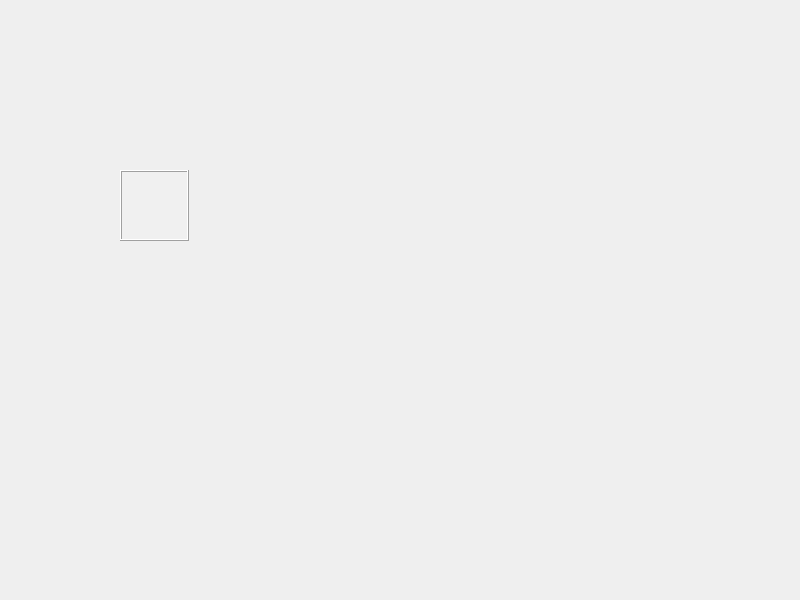
<?xml version="1.0" encoding="UTF-8"?>
<ui version="4.0">
 <class>Dialog</class>
 <widget class="QDialog" name="Dialog">
  <property name="geometry">
   <rect>
    <x>0</x>
    <y>0</y>
    <width>800</width>
    <height>600</height>
   </rect>
  </property>
  <property name="windowTitle">
   <string>键盘事件测试</string>
  </property>
  <widget class="QLabel" name="label">
   <property name="geometry">
    <rect>
     <x>120</x>
     <y>170</y>
     <width>69</width>
     <height>71</height>
    </rect>
   </property>
   <property name="palette">
    <palette>
     <active>
      <colorrole role="WindowText">
       <brush brushstyle="SolidPattern">
        <color alpha="255">
         <red>0</red>
         <green>0</green>
         <blue>0</blue>
        </color>
       </brush>
      </colorrole>
      <colorrole role="Button">
       <brush brushstyle="SolidPattern">
        <color alpha="255">
         <red>0</red>
         <green>85</green>
         <blue>255</blue>
        </color>
       </brush>
      </colorrole>
      <colorrole role="Light">
       <brush brushstyle="SolidPattern">
        <color alpha="255">
         <red>127</red>
         <green>170</green>
         <blue>255</blue>
        </color>
       </brush>
      </colorrole>
      <colorrole role="Midlight">
       <brush brushstyle="SolidPattern">
        <color alpha="255">
         <red>63</red>
         <green>127</green>
         <blue>255</blue>
        </color>
       </brush>
      </colorrole>
      <colorrole role="Dark">
       <brush brushstyle="SolidPattern">
        <color alpha="255">
         <red>0</red>
         <green>42</green>
         <blue>127</blue>
        </color>
       </brush>
      </colorrole>
      <colorrole role="Mid">
       <brush brushstyle="SolidPattern">
        <color alpha="255">
         <red>0</red>
         <green>57</green>
         <blue>170</blue>
        </color>
       </brush>
      </colorrole>
      <colorrole role="Text">
       <brush brushstyle="SolidPattern">
        <color alpha="255">
         <red>0</red>
         <green>0</green>
         <blue>0</blue>
        </color>
       </brush>
      </colorrole>
      <colorrole role="BrightText">
       <brush brushstyle="SolidPattern">
        <color alpha="255">
         <red>255</red>
         <green>255</green>
         <blue>255</blue>
        </color>
       </brush>
      </colorrole>
      <colorrole role="ButtonText">
       <brush brushstyle="SolidPattern">
        <color alpha="255">
         <red>0</red>
         <green>0</green>
         <blue>0</blue>
        </color>
       </brush>
      </colorrole>
      <colorrole role="Base">
       <brush brushstyle="SolidPattern">
        <color alpha="255">
         <red>255</red>
         <green>255</green>
         <blue>255</blue>
        </color>
       </brush>
      </colorrole>
      <colorrole role="Window">
       <brush brushstyle="SolidPattern">
        <color alpha="255">
         <red>0</red>
         <green>85</green>
         <blue>255</blue>
        </color>
       </brush>
      </colorrole>
      <colorrole role="Shadow">
       <brush brushstyle="SolidPattern">
        <color alpha="255">
         <red>0</red>
         <green>0</green>
         <blue>0</blue>
        </color>
       </brush>
      </colorrole>
      <colorrole role="AlternateBase">
       <brush brushstyle="SolidPattern">
        <color alpha="255">
         <red>127</red>
         <green>170</green>
         <blue>255</blue>
        </color>
       </brush>
      </colorrole>
      <colorrole role="ToolTipBase">
       <brush brushstyle="SolidPattern">
        <color alpha="255">
         <red>255</red>
         <green>255</green>
         <blue>220</blue>
        </color>
       </brush>
      </colorrole>
      <colorrole role="ToolTipText">
       <brush brushstyle="SolidPattern">
        <color alpha="255">
         <red>0</red>
         <green>0</green>
         <blue>0</blue>
        </color>
       </brush>
      </colorrole>
      <colorrole role="PlaceholderText">
       <brush brushstyle="SolidPattern">
        <color alpha="127">
         <red>0</red>
         <green>0</green>
         <blue>0</blue>
        </color>
       </brush>
      </colorrole>
     </active>
     <inactive>
      <colorrole role="WindowText">
       <brush brushstyle="SolidPattern">
        <color alpha="255">
         <red>0</red>
         <green>0</green>
         <blue>0</blue>
        </color>
       </brush>
      </colorrole>
      <colorrole role="Button">
       <brush brushstyle="SolidPattern">
        <color alpha="255">
         <red>240</red>
         <green>240</green>
         <blue>240</blue>
        </color>
       </brush>
      </colorrole>
      <colorrole role="Light">
       <brush brushstyle="SolidPattern">
        <color alpha="255">
         <red>255</red>
         <green>255</green>
         <blue>255</blue>
        </color>
       </brush>
      </colorrole>
      <colorrole role="Midlight">
       <brush brushstyle="SolidPattern">
        <color alpha="255">
         <red>227</red>
         <green>227</green>
         <blue>227</blue>
        </color>
       </brush>
      </colorrole>
      <colorrole role="Dark">
       <brush brushstyle="SolidPattern">
        <color alpha="255">
         <red>160</red>
         <green>160</green>
         <blue>160</blue>
        </color>
       </brush>
      </colorrole>
      <colorrole role="Mid">
       <brush brushstyle="SolidPattern">
        <color alpha="255">
         <red>160</red>
         <green>160</green>
         <blue>160</blue>
        </color>
       </brush>
      </colorrole>
      <colorrole role="Text">
       <brush brushstyle="SolidPattern">
        <color alpha="255">
         <red>0</red>
         <green>0</green>
         <blue>0</blue>
        </color>
       </brush>
      </colorrole>
      <colorrole role="BrightText">
       <brush brushstyle="SolidPattern">
        <color alpha="255">
         <red>255</red>
         <green>255</green>
         <blue>255</blue>
        </color>
       </brush>
      </colorrole>
      <colorrole role="ButtonText">
       <brush brushstyle="SolidPattern">
        <color alpha="255">
         <red>0</red>
         <green>0</green>
         <blue>0</blue>
        </color>
       </brush>
      </colorrole>
      <colorrole role="Base">
       <brush brushstyle="SolidPattern">
        <color alpha="255">
         <red>255</red>
         <green>255</green>
         <blue>255</blue>
        </color>
       </brush>
      </colorrole>
      <colorrole role="Window">
       <brush brushstyle="SolidPattern">
        <color alpha="255">
         <red>240</red>
         <green>240</green>
         <blue>240</blue>
        </color>
       </brush>
      </colorrole>
      <colorrole role="Shadow">
       <brush brushstyle="SolidPattern">
        <color alpha="255">
         <red>105</red>
         <green>105</green>
         <blue>105</blue>
        </color>
       </brush>
      </colorrole>
      <colorrole role="AlternateBase">
       <brush brushstyle="SolidPattern">
        <color alpha="255">
         <red>245</red>
         <green>245</green>
         <blue>245</blue>
        </color>
       </brush>
      </colorrole>
      <colorrole role="ToolTipBase">
       <brush brushstyle="SolidPattern">
        <color alpha="255">
         <red>255</red>
         <green>255</green>
         <blue>220</blue>
        </color>
       </brush>
      </colorrole>
      <colorrole role="ToolTipText">
       <brush brushstyle="SolidPattern">
        <color alpha="255">
         <red>0</red>
         <green>0</green>
         <blue>0</blue>
        </color>
       </brush>
      </colorrole>
      <colorrole role="PlaceholderText">
       <brush brushstyle="SolidPattern">
        <color alpha="128">
         <red>0</red>
         <green>0</green>
         <blue>0</blue>
        </color>
       </brush>
      </colorrole>
     </inactive>
     <disabled>
      <colorrole role="WindowText">
       <brush brushstyle="SolidPattern">
        <color alpha="255">
         <red>0</red>
         <green>42</green>
         <blue>127</blue>
        </color>
       </brush>
      </colorrole>
      <colorrole role="Button">
       <brush brushstyle="SolidPattern">
        <color alpha="255">
         <red>0</red>
         <green>85</green>
         <blue>255</blue>
        </color>
       </brush>
      </colorrole>
      <colorrole role="Light">
       <brush brushstyle="SolidPattern">
        <color alpha="255">
         <red>127</red>
         <green>170</green>
         <blue>255</blue>
        </color>
       </brush>
      </colorrole>
      <colorrole role="Midlight">
       <brush brushstyle="SolidPattern">
        <color alpha="255">
         <red>63</red>
         <green>127</green>
         <blue>255</blue>
        </color>
       </brush>
      </colorrole>
      <colorrole role="Dark">
       <brush brushstyle="SolidPattern">
        <color alpha="255">
         <red>0</red>
         <green>42</green>
         <blue>127</blue>
        </color>
       </brush>
      </colorrole>
      <colorrole role="Mid">
       <brush brushstyle="SolidPattern">
        <color alpha="255">
         <red>0</red>
         <green>57</green>
         <blue>170</blue>
        </color>
       </brush>
      </colorrole>
      <colorrole role="Text">
       <brush brushstyle="SolidPattern">
        <color alpha="255">
         <red>0</red>
         <green>42</green>
         <blue>127</blue>
        </color>
       </brush>
      </colorrole>
      <colorrole role="BrightText">
       <brush brushstyle="SolidPattern">
        <color alpha="255">
         <red>255</red>
         <green>255</green>
         <blue>255</blue>
        </color>
       </brush>
      </colorrole>
      <colorrole role="ButtonText">
       <brush brushstyle="SolidPattern">
        <color alpha="255">
         <red>0</red>
         <green>42</green>
         <blue>127</blue>
        </color>
       </brush>
      </colorrole>
      <colorrole role="Base">
       <brush brushstyle="SolidPattern">
        <color alpha="255">
         <red>0</red>
         <green>85</green>
         <blue>255</blue>
        </color>
       </brush>
      </colorrole>
      <colorrole role="Window">
       <brush brushstyle="SolidPattern">
        <color alpha="255">
         <red>0</red>
         <green>85</green>
         <blue>255</blue>
        </color>
       </brush>
      </colorrole>
      <colorrole role="Shadow">
       <brush brushstyle="SolidPattern">
        <color alpha="255">
         <red>0</red>
         <green>0</green>
         <blue>0</blue>
        </color>
       </brush>
      </colorrole>
      <colorrole role="AlternateBase">
       <brush brushstyle="SolidPattern">
        <color alpha="255">
         <red>245</red>
         <green>245</green>
         <blue>245</blue>
        </color>
       </brush>
      </colorrole>
      <colorrole role="ToolTipBase">
       <brush brushstyle="SolidPattern">
        <color alpha="255">
         <red>255</red>
         <green>255</green>
         <blue>220</blue>
        </color>
       </brush>
      </colorrole>
      <colorrole role="ToolTipText">
       <brush brushstyle="SolidPattern">
        <color alpha="255">
         <red>0</red>
         <green>0</green>
         <blue>0</blue>
        </color>
       </brush>
      </colorrole>
      <colorrole role="PlaceholderText">
       <brush brushstyle="SolidPattern">
        <color alpha="128">
         <red>0</red>
         <green>0</green>
         <blue>0</blue>
        </color>
       </brush>
      </colorrole>
     </disabled>
    </palette>
   </property>
   <property name="autoFillBackground">
    <bool>true</bool>
   </property>
   <property name="frameShape">
    <enum>QFrame::Box</enum>
   </property>
   <property name="frameShadow">
    <enum>QFrame::Raised</enum>
   </property>
   <property name="text">
    <string/>
   </property>
  </widget>
 </widget>
 <resources/>
 <connections/>
</ui>
